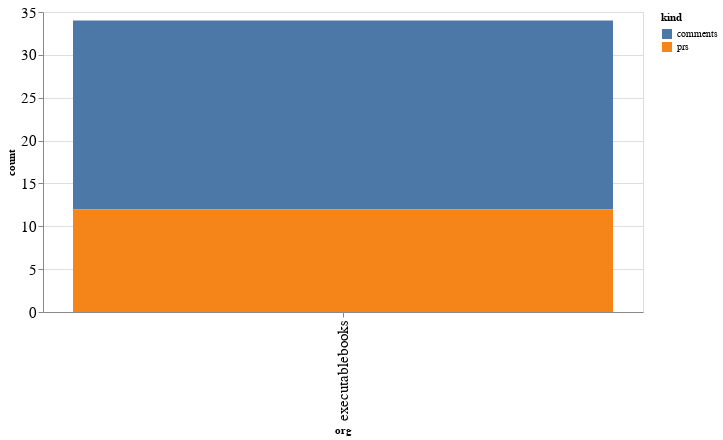

The cell this chart's notebook holds for it:
### Code cell
alt.Chart(org_summaries, width=600).mark_bar().encode(
    x='org',
    y='count',
    color='kind',
    tooltip="org"
)

### Figure 1 — Vega-Lite specification as saved in the notebook (floating-point values rounded to 4 significant figures)
{"config": {"axisLeft": {"labelFontSize": 15}, "axisBottom": {"labelFontSize": 15}}, "data": {"name": "data-cd3f5ebe79f9354af4180071747e96e5"}, "mark": "bar", "encoding": {"color": {"type": "nominal", "field": "kind"}, "tooltip": {"type": "nominal", "field": "org"}, "x": {"type": "nominal", "field": "org"}, "y": {"type": "quantitative", "field": "count"}}, "width": 600, "$schema": "https://vega.github.io/schema/vega-lite/v4.8.1.json", "datasets": {"data-cd3f5ebe79f9354af4180071747e96e5": [{"org": "executablebooks", "kind": "comments", "count": 22}, {"org": "executablebooks", "kind": "prs", "count": 12}]}}
